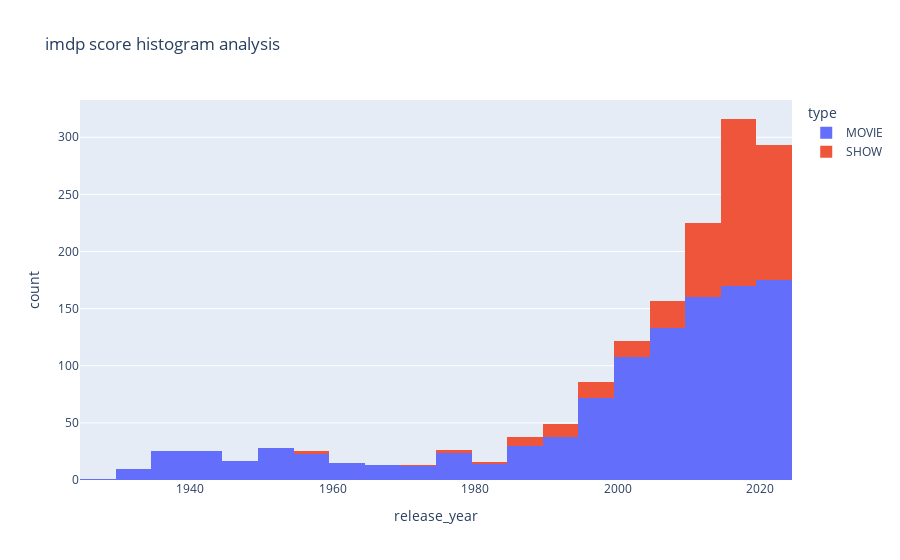

The cell this chart's notebook holds for it:
### Code cell
fig = px.histogram(df, x='release_year',title='imdp score histogram analysis',color='type')
fig.show()

### Figure 1 — Plotly figure (JSON) as saved in the notebook; plotly's stock layout.template omitted (floating-point values rounded to 4 significant figures; data arrays with more than 128 entries replaced by an {"elided": "..."} marker saying what was removed)
{"data": [{"alignmentgroup": "True", "bingroup": "x", "hovertemplate": "type=MOVIE<br>release_year=%{x}<br>count=%{y}<extra></extra>", "legendgroup": "MOVIE", "marker": {"color": "#636efa", "pattern": {"shape": ""}}, "name": "MOVIE", "offsetgroup": "MOVIE", "orientation": "v", "showlegend": true, "type": "histogram", "x": {"elided": "1093 int values"}, "xaxis": "x", "yaxis": "y"}, {"alignmentgroup": "True", "bingroup": "x", "hovertemplate": "type=SHOW<br>release_year=%{x}<br>count=%{y}<extra></extra>", "legendgroup": "SHOW", "marker": {"color": "#EF553B", "pattern": {"shape": ""}}, "name": "SHOW", "offsetgroup": "SHOW", "orientation": "v", "showlegend": true, "type": "histogram", "x": {"elided": "407 int values"}, "xaxis": "x", "yaxis": "y"}], "layout": {"barmode": "relative", "legend": {"title": {"text": "type"}, "tracegroupgap": 0}, "title": {"text": "imdp score histogram analysis"}, "xaxis": {"anchor": "y", "domain": [0, 1], "title": {"text": "release_year"}}, "yaxis": {"anchor": "x", "domain": [0, 1], "title": {"text": "count"}}}}
